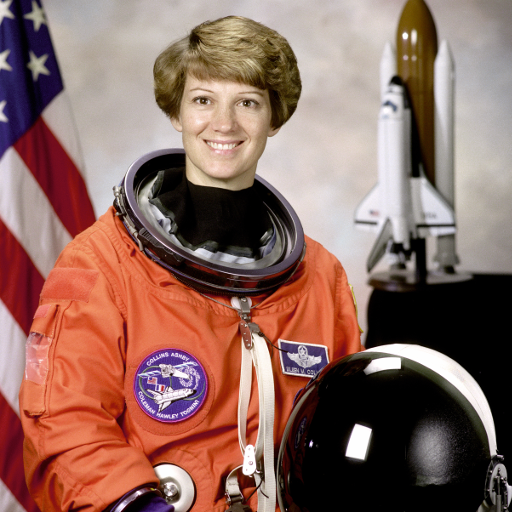
#> input picture skimage.data.astronaut(), 512 x 512 px
$ jupyter execute how_to_napari.ipynb   (shell and % lines are left out)
#> lines starting #> are read from the running program, lines starting #| are printed output that depends on the picture
## Add an image

[cell 1]
from skimage import data
import napari
import cv2
from matplotlib import pyplot as plt
import numpy as np

[cell 2]
# create the viewer with an image (view_image API)
viewer = napari.view_image(data.astronaut(), rgb=True)

if __name__ == '__main__':
    napari.run()

[cell 3]
# Open an image
img = plt.imread('../photos/test_photos/image_5.jpg')
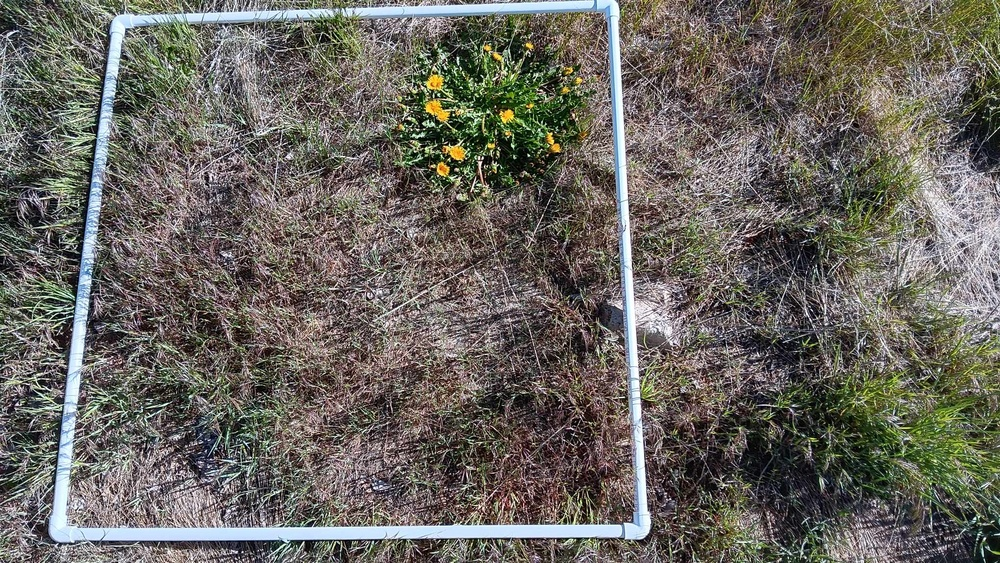
#> input picture test_photos/image_5.jpg, 1000 x 563 px, shrunk from 2040 x 1148 before the run, found by its file name
#> img is the input picture: shape (563, 1000, 3); mean R, G, B 105, 101.8, 94.9

# Open it in napari viewer
viewer = napari.view_image(img, rgb=True)

# Run the viewer
napari.run()

## Add points and get x, y values from them

[cell 4]
# Open an image
img = plt.imread('../photos/test_photos/image_5.jpg')

# Open it in napari viewer
viewer = napari.view_image(img, rgb=True)

# Make some arbitrary points to the image
points = np.array([[100, 100], [200, 200], [60, 100]])

# Add points to a layer on the image
points_layer = viewer.add_points(points, size=30)

# Run the viewer
napari.run()

Retrieve point info

[cell 5]
print(points_layer.data)

YAYYYYY

## Annotation with points and shapes

[cell 6]
# Open an image with rocks in
img = plt.imread('../results/erasing_green/image_21.jpg')
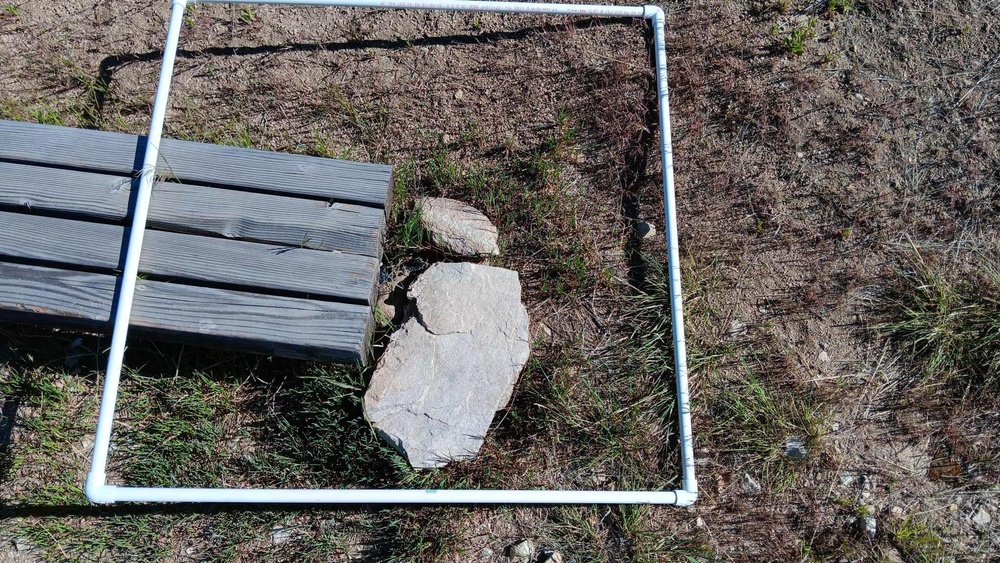
#> input picture test_photos/image_21.jpg, 1000 x 563 px, shrunk from 2040 x 1148 before the run, found by its file name
#> img is the input picture: shape (563, 1000, 3); mean R, G, B 102.1, 99.1, 96.4

# Open in napari viewer
viewer = napari.view_image(img, rgb=True)

# Add a shape layer to which you will add polygons to outline the shape of the biggest rocks
shapes_layer = viewer.add_shapes()

napari.run()
